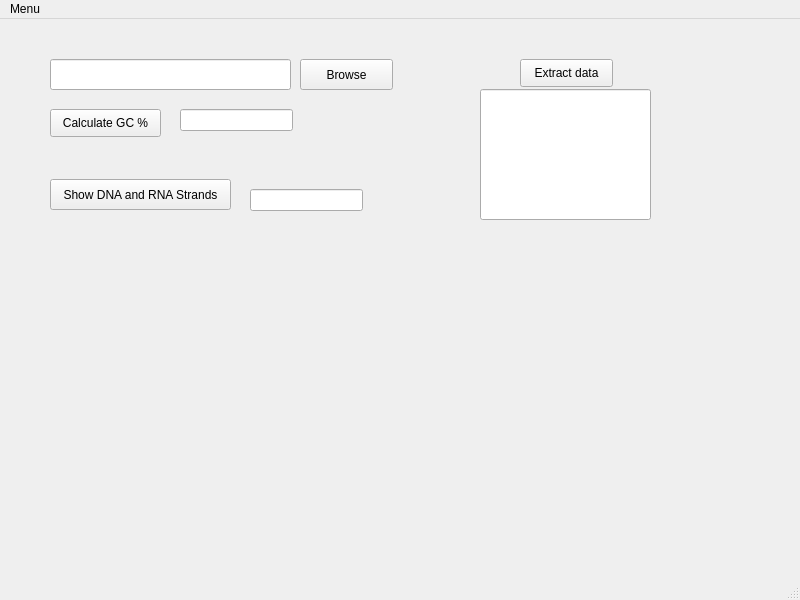
<?xml version="1.0" encoding="UTF-8"?>
<ui version="4.0">
 <class>Biokim</class>
 <widget class="QMainWindow" name="Biokim">
  <property name="geometry">
   <rect>
    <x>0</x>
    <y>0</y>
    <width>800</width>
    <height>600</height>
   </rect>
  </property>
  <property name="windowTitle">
   <string>MainWindow</string>
  </property>
  <widget class="QWidget" name="centralwidget">
   <widget class="QPushButton" name="BrowseBttn">
    <property name="geometry">
     <rect>
      <x>300</x>
      <y>40</y>
      <width>93</width>
      <height>31</height>
     </rect>
    </property>
    <property name="text">
     <string>Browse</string>
    </property>
   </widget>
   <widget class="QLineEdit" name="fileRef">
    <property name="geometry">
     <rect>
      <x>50</x>
      <y>40</y>
      <width>241</width>
      <height>31</height>
     </rect>
    </property>
   </widget>
   <widget class="QPushButton" name="GCBttn">
    <property name="geometry">
     <rect>
      <x>50</x>
      <y>90</y>
      <width>111</width>
      <height>28</height>
     </rect>
    </property>
    <property name="text">
     <string>Calculate GC %</string>
    </property>
   </widget>
   <widget class="QLineEdit" name="GCResult">
    <property name="geometry">
     <rect>
      <x>180</x>
      <y>90</y>
      <width>113</width>
      <height>22</height>
     </rect>
    </property>
   </widget>
   <widget class="QPushButton" name="pushButton">
    <property name="geometry">
     <rect>
      <x>520</x>
      <y>40</y>
      <width>93</width>
      <height>28</height>
     </rect>
    </property>
    <property name="text">
     <string>Extract data</string>
    </property>
   </widget>
   <widget class="QLineEdit" name="lineEdit_2">
    <property name="geometry">
     <rect>
      <x>480</x>
      <y>70</y>
      <width>171</width>
      <height>131</height>
     </rect>
    </property>
   </widget>
   <widget class="QPushButton" name="DNA_RNABttn">
    <property name="geometry">
     <rect>
      <x>50</x>
      <y>160</y>
      <width>181</width>
      <height>31</height>
     </rect>
    </property>
    <property name="text">
     <string>Show DNA and RNA Strands</string>
    </property>
   </widget>
   <widget class="QLineEdit" name="RNAResult">
    <property name="geometry">
     <rect>
      <x>250</x>
      <y>170</y>
      <width>113</width>
      <height>22</height>
     </rect>
    </property>
   </widget>
  </widget>
  <widget class="QMenuBar" name="menubar">
   <property name="geometry">
    <rect>
     <x>0</x>
     <y>0</y>
     <width>800</width>
     <height>26</height>
    </rect>
   </property>
   <widget class="QMenu" name="menuFile_info">
    <property name="title">
     <string>Menu</string>
    </property>
    <addaction name="actionSelect_File"/>
   </widget>
   <addaction name="menuFile_info"/>
  </widget>
  <widget class="QStatusBar" name="statusbar"/>
  <action name="actionSelect_File">
   <property name="text">
    <string>Select File</string>
   </property>
  </action>
 </widget>
 <resources/>
 <connections/>
</ui>
